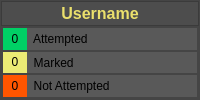
              <widget class="QFrame" name="frame_20">
               <property name="sizePolicy">
                <sizepolicy hsizetype="Preferred" vsizetype="Preferred">
                 <horstretch>0</horstretch>
                 <verstretch>5</verstretch>
                </sizepolicy>
               </property>
               <property name="styleSheet">
                <string notr="true">background-color: rgb(89, 89, 89);</string>
               </property>
               <property name="frameShape">
                <enum>QFrame::StyledPanel</enum>
               </property>
               <property name="frameShadow">
                <enum>QFrame::Raised</enum>
               </property>
               <layout class="QVBoxLayout" name="verticalLayout_11">
                <property name="spacing">
                 <number>0</number>
                </property>
                <property name="leftMargin">
                 <number>0</number>
                </property>
                <property name="topMargin">
                 <number>0</number>
                </property>
                <property name="rightMargin">
                 <number>0</number>
                </property>
                <property name="bottomMargin">
                 <number>0</number>
                </property>
                <item>
                 <widget class="QFrame" name="frame_24">
                  <property name="sizePolicy">
                   <sizepolicy hsizetype="Preferred" vsizetype="Preferred">
                    <horstretch>0</horstretch>
                    <verstretch>1</verstretch>
                   </sizepolicy>
                  </property>
                  <property name="styleSheet">
                   <string notr="true">background-color: rgb(77, 77, 77);</string>
                  </property>
                  <property name="frameShape">
                   <enum>QFrame::StyledPanel</enum>
                  </property>
                  <property name="frameShadow">
                   <enum>QFrame::Raised</enum>
                  </property>
                  <layout class="QVBoxLayout" name="verticalLayout_12">
                   <property name="spacing">
                    <number>0</number>
                   </property>
                   <property name="leftMargin">
                    <number>0</number>
                   </property>
                   <property name="topMargin">
                    <number>0</number>
                   </property>
                   <property name="rightMargin">
                    <number>0</number>
                   </property>
                   <property name="bottomMargin">
                    <number>0</number>
                   </property>
                   <item>
                    <widget class="QLabel" name="label_16">
                     <property name="text">
                      <string>&lt;html&gt;&lt;head/&gt;&lt;body&gt;&lt;p align=&quot;center&quot;&gt;&lt;span style=&quot; font-size:12pt; font-weight:700; color:#ebe06c;&quot;&gt;Username&lt;/span&gt;&lt;/p&gt;&lt;/body&gt;&lt;/html&gt;</string>
                     </property>
                    </widget>
                   </item>
                  </layout>
                 </widget>
                </item>
                <item>
                 <widget class="QFrame" name="frame_25">
                  <property name="sizePolicy">
                   <sizepolicy hsizetype="Preferred" vsizetype="Preferred">
                    <horstretch>0</horstretch>
                    <verstretch>3</verstretch>
                   </sizepolicy>
                  </property>
                  <property name="frameShape">
                   <enum>QFrame::StyledPanel</enum>
                  </property>
                  <property name="frameShadow">
                   <enum>QFrame::Raised</enum>
                  </property>
                  <layout class="QVBoxLayout" name="verticalLayout_13">
                   <property name="spacing">
                    <number>0</number>
                   </property>
                   <property name="leftMargin">
                    <number>0</number>
                   </property>
                   <property name="topMargin">
                    <number>0</number>
                   </property>
                   <property name="rightMargin">
                    <number>0</number>
                   </property>
                   <property name="bottomMargin">
                    <number>0</number>
                   </property>
                   <item>
                    <widget class="QFrame" name="frame_26">
                     <property name="frameShape">
                      <enum>QFrame::StyledPanel</enum>
                     </property>
                     <property name="frameShadow">
                      <enum>QFrame::Raised</enum>
                     </property>
                     <layout class="QHBoxLayout" name="horizontalLayout_12">
                      <property name="spacing">
                       <number>0</number>
                      </property>
                      <property name="leftMargin">
                       <number>0</number>
                      </property>
                      <property name="topMargin">
                       <number>0</number>
                      </property>
                      <property name="rightMargin">
                       <number>0</number>
                      </property>
                      <property name="bottomMargin">
                       <number>0</number>
                      </property>
                      <item>
                       <widget class="QLabel" name="label_17">
                        <property name="sizePolicy">
                         <sizepolicy hsizetype="Preferred" vsizetype="Preferred">
                          <horstretch>1</horstretch>
                          <verstretch>0</verstretch>
                         </sizepolicy>
                        </property>
                        <property name="maximumSize">
                         <size>
                          <width>24</width>
                          <height>24</height>
                         </size>
                        </property>
                        <property name="styleSheet">
                         <string notr="true">background-color: rgb(0, 208, 101);</string>
                        </property>
                        <property name="text">
                         <string>&lt;html&gt;&lt;head/&gt;&lt;body&gt;&lt;p align=&quot;center&quot;&gt;0&lt;/p&gt;&lt;/body&gt;&lt;/html&gt;</string>
                        </property>
                       </widget>
                      </item>
                      <item>
                       <widget class="QLabel" name="label_18">
                        <property name="font">
                         <font>
                          <family>System</family>
                          <pointsize>9</pointsize>
                         </font>
                        </property>
                        <property name="text">
                         <string>  Attempted       </string>
                        </property>
                       </widget>
                      </item>
                     </layout>
                    </widget>
                   </item>
                   <item>
                    <widget class="QFrame" name="frame_28">
                     <property name="frameShape">
                      <enum>QFrame::StyledPanel</enum>
                     </property>
                     <property name="frameShadow">
                      <enum>QFrame::Raised</enum>
                     </property>
                     <layout class="QHBoxLayout" name="horizontalLayout_11">
                      <property name="spacing">
                       <number>0</number>
                      </property>
                      <property name="leftMargin">
                       <number>0</number>
                      </property>
                      <property name="topMargin">
                       <number>0</number>
                      </property>
                      <property name="rightMargin">
                       <number>0</number>
                      </property>
                      <property name="bottomMargin">
                       <number>0</number>
                      </property>
                      <item>
                       <widget class="QLabel" name="label_19">
                        <property name="sizePolicy">
                         <sizepolicy hsizetype="Preferred" vsizetype="Preferred">
                          <horstretch>1</horstretch>
                          <verstretch>0</verstretch>
                         </sizepolicy>
                        </property>
                        <property name="maximumSize">
                         <size>
                          <width>24</width>
                          <height>24</height>
                         </size>
                        </property>
                        <property name="styleSheet">
                         <string notr="true">background-color: rgb(235, 235, 117);</string>
                        </property>
                        <property name="text">
                         <string>&lt;html&gt;&lt;head/&gt;&lt;body&gt;&lt;p align=&quot;center&quot;&gt;0&lt;/p&gt;&lt;/body&gt;&lt;/html&gt;</string>
                        </property>
                       </widget>
                      </item>
                      <item>
                       <widget class="QLabel" name="label_20">
                        <property name="font">
                         <font>
                          <family>System</family>
                          <pointsize>9</pointsize>
                         </font>
                        </property>
                        <property name="text">
                         <string>  Marked              </string>
                        </property>
                       </widget>
                      </item>
                     </layout>
                    </widget>
                   </item>
                   <item>
                    <widget class="QFrame" name="frame_27">
                     <property name="frameShape">
                      <enum>QFrame::StyledPanel</enum>
                     </property>
                     <property name="frameShadow">
                      <enum>QFrame::Raised</enum>
                     </property>
                     <layout class="QHBoxLayout" name="horizontalLayout_10">
                      <property name="spacing">
                       <number>0</number>
                      </property>
                      <property name="leftMargin">
                       <number>0</number>
                      </property>
                      <property name="topMargin">
                       <number>0</number>
                      </property>
                      <property name="rightMargin">
                       <number>0</number>
                      </property>
                      <property name="bottomMargin">
                       <number>0</number>
                      </property>
                      <item>
                       <widget class="QLabel" name="label_21">
                        <property name="sizePolicy">
                         <sizepolicy hsizetype="Preferred" vsizetype="Preferred">
                          <horstretch>1</horstretch>
                          <verstretch>0</verstretch>
                         </sizepolicy>
                        </property>
                        <property name="maximumSize">
                         <size>
                          <width>24</width>
                          <height>24</height>
                         </size>
                        </property>
                        <property name="styleSheet">
                         <string notr="true">background-color: rgb(255, 85, 0);</string>
                        </property>
                        <property name="text">
                         <string>&lt;html&gt;&lt;head/&gt;&lt;body&gt;&lt;p align=&quot;center&quot;&gt;0&lt;/p&gt;&lt;/body&gt;&lt;/html&gt;</string>
                        </property>
                       </widget>
                      </item>
                      <item>
                       <widget class="QLabel" name="label_22">
                        <property name="font">
                         <font>
                          <family>System</family>
                         </font>
                        </property>
                        <property name="text">
                         <string>  Not Attempted</string>
                        </property>
                       </widget>
                      </item>
                     </layout>
                    </widget>
                   </item>
                  </layout>
                 </widget>
                </item>
               </layout>
              </widget>
